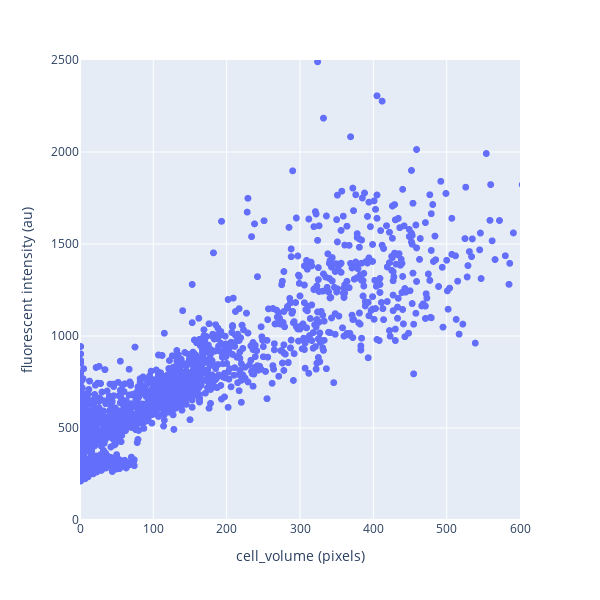

Notebook source saved alongside this figure:
### Code cell
ft0 = stats_df["volume"] >= 260
ft1 = stats_df["fluo_mean"] >= 1100
ft2 = stats_df["volume"] < 50

evl_ft = ft0 | ft1

color_vec = np.zeros((stats_df.shape[0],))
color_vec[evl_ft] = 1
color_vec[ft2] = 2
color_vec = color_vec.astype(str)

fig = px.scatter(stats_df, x="volume", y="fluo_mean",# color=color_vec,  
                 labels={"volume":"cell_volume (pixels)", "fluo_mean":"fluorescent intensity (au)"})
fig.update_traces(marker=dict(size=7))
fig.update_layout(xaxis=dict(range=[0, 600]),
                  yaxis=dict(range=[0, 2500]))

fig.update_layout(
    height=600,  # Overall figure height
    width=600,  # Overall figure width
)
fig.show()
fig.write_image(figure_dir + "volume_seg_scatter.png", scale=2)

### Figure 1 — Plotly figure (JSON) as saved in the notebook; plotly's stock layout.template omitted (floating-point values rounded to 4 significant figures; data arrays with more than 128 entries replaced by an {"elided": "..."} marker saying what was removed)
{"data": [{"hovertemplate": "cell_volume (pixels)=%{x}<br>fluorescent intensity (au)=%{y}<extra></extra>", "legendgroup": "", "marker": {"color": "#636efa", "size": 7, "symbol": "circle"}, "mode": "markers", "name": "", "showlegend": false, "type": "scattergl", "x": {"elided": "2718 int values"}, "xaxis": "x", "y": {"elided": "2718 float values"}, "yaxis": "y"}], "layout": {"height": 600, "legend": {"tracegroupgap": 0}, "margin": {"t": 60}, "width": 600, "xaxis": {"anchor": "y", "domain": [0, 1], "range": [0, 600], "title": {"text": "cell_volume (pixels)"}, "type": "linear"}, "yaxis": {"anchor": "x", "domain": [0, 1], "range": [0, 2500], "title": {"text": "fluorescent intensity (au)"}, "type": "linear"}}}
